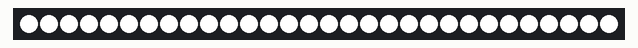
This sketch was run on a simulated Arduino Uno, built with avr-gcc and run on an emulated ATmega328P. Parts: 30 RGB LEDs in strip order, left to right.

Above: at 0.2 s.
At 18.67 s:
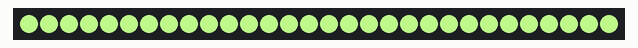
At 37.0 s:
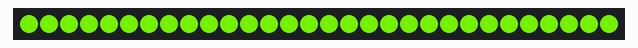

The sketch:

FPNPPBMIEKJ7NHF.ino
```cpp
#include <Adafruit_NeoPixel.h>

#define PIN 11                    // our control pin
#define MAX_BRIGHTNESS (255)

Adafruit_NeoPixel strip = Adafruit_NeoPixel(30, PIN, NEO_GRB + NEO_KHZ800);

uint8_t counter;
boolean countUp = true;

int holdcount = 3000;   // in miliseconds
int stepcount = 255;    // in loop() interations, must be less than 255

// color 1... white
int r1 = 255;
int g1 = 255;
int b1 = 255;

// color 2...  yellow green
int r2 = 100;
int g2 = 210;
int b2 = 0;

// increment variables
float dr = 1.0;
float dg = 1.0;
float db = 1.0;

// current color variables
int cr = 0;
int cg = 0;
int cb = 0;

uint32_t color = strip.Color(cr, cg, cb);

void setup() {
  strip.begin();
  strip.show(); // Initialize all pixels to 'off'

  // figure out the size of the steps
  dr = (float) (r2 - r1) / stepcount;
  dg = (float) (g2 - g1) / stepcount;
  db = (float) (b2 - b1) / stepcount;

  // set the current color to color 1 to get started
  cr = r1;
  cg = g1;
  cb = b1;
}

void complexFade() {

  // send current color to shield
  //lg3xCC.jumpToRGB(cr, cg, cb);
  color = strip.Color(cr, cg, cb);
  for (int ii = 0; ii < strip.numPixels(); ii++){
    strip.setPixelColor(ii, color);
    strip.show();
  }
  // calculate the current rgb

  if (countUp) {
   counter++;
  } else {
   counter--;
  }

  cr = r1 + (counter * dr);
  cg = g1 + (counter * dg);
  cb = b1 + (counter * db);

  // check our limits
  if (counter >= stepcount) {
    countUp = false;
    delay(holdcount);
  } else if (counter == 0) {
    countUp = true;
    delay(holdcount);
  }

}


void loop() {
  //simpleFade();
  complexFade();
}
```
